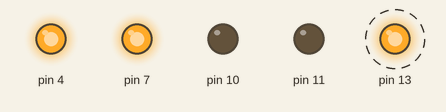
Recording of a program running on a simulated Arduino Uno, built with avr-gcc and run on an emulated ATmega328P. Parts: output pins drawn as LEDs (lit = HIGH). Dashed ring = blinking. What the program prints to the serial monitor is not drawn.

Above: at 0.9 s.
Timing chart, 0 to 3.7 s (numbered marks = the images above):
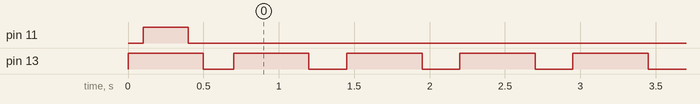

Measured:
- by itself, pin 13: alternates HIGH for 0.50 s and LOW for 0.25 s, 11 changes in all, then stays LOW

The program:

main.cpp
```cpp
/*
Titel:      Rocket Ignition main program
Requires:   PCB version: OAZA Pyrozuender 2.3FL(BEC)
Function:   RC transmitter setup with one (optional two) channels for:
            - ch2: Security switch for ON, OFF, lockable, reduces risk of accidentially firing a rocket on ground
            - ch1: Trigger switch for ON, OFF, to launch smoke rockets 1 to 5
            Pre-flight checks at startup of the board are performed:
            - mirco dip switch on board: in case switched OFF, Security switch on ch1 of tx is ignored
Version:    2018-03-05
*/

// Dependencies
#include <Arduino.h>
#include <Flasher.h>
#include <Relais.h>
#include <Messages.h>

// Relais
Relais pwrRelais(pwrPin);
Relais rocket_1(rocketPin_1);
Relais rocket_2(rocketPin_2);

// some LEDs
Flasher onBoard(13);  // onBoard LED
Flasher errorLED(redPin);   // red LED pin for Error
Flasher externalLED(bluePin); // blue LED for external switch

// some test variables
int pwm_signal = 880;

// Setup
void setup() {
    Serial.begin(9600);

    //Starting
    printMsg(startMessage);
    onBoard.on();
    errorLED.on();
    externalLED.on();

    //Init of rocket channels
    printMsg(initMessage);
    pwrRelais.off();
    rocket_1.on();
    rocket_2.on();

    delay(100);
    rocket_1.off();
    rocket_2.off();
    delay(100);

    //TODO: blinking of Software Version

    // Everything ready
    printMsg(readyMessage);
}

// Loop
void loop() {

    onBoard.blinking(500, 250, 5);

}
```
